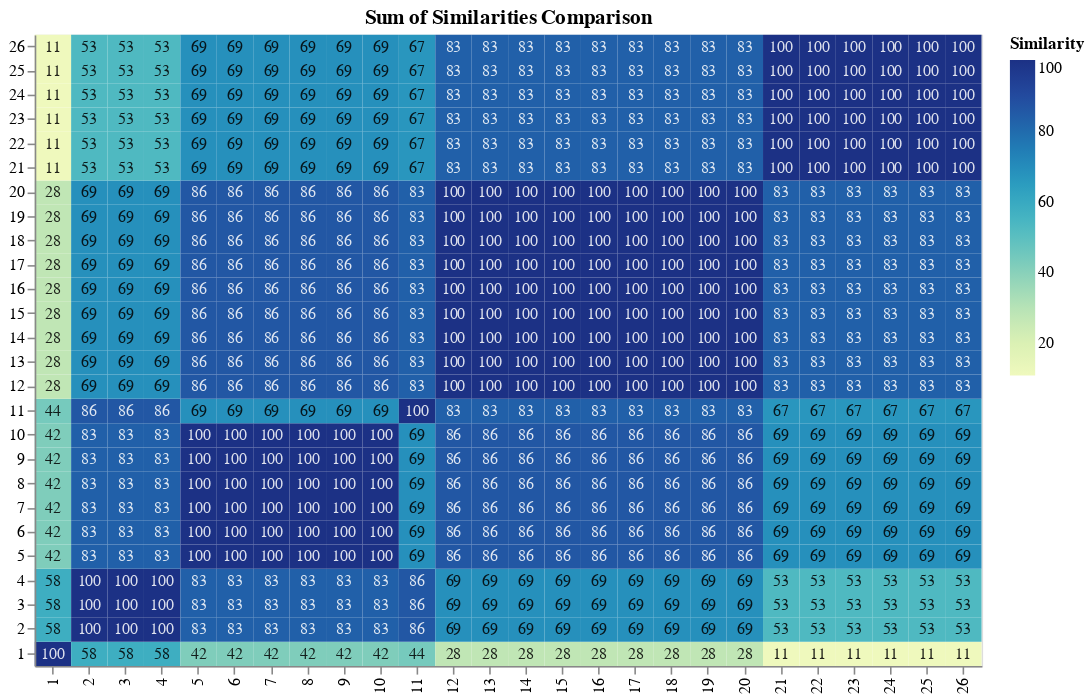

This figure's notebook cell:
### Code cell
dfplot = pd.DataFrame({'x': dfsimilarity["id_a"].ravel(),
                   'y': dfsimilarity["id_b"].ravel(),
                   'Similarity': dfsimilarity["similarity"].ravel()})
#alt.data_transformers.disable_max_rows()
chart = alt.Chart(dfplot).mark_rect().encode(
    x=alt.X('x:O', axis=alt.Axis(title="")),
    y=alt.Y('y:O', axis=alt.Axis(title=""), sort="descending"),
    color='Similarity:Q'
).properties(
    title=["Sum of Similarities Comparison"]
)

text = chart.mark_text(baseline='middle').encode(
    text='Similarity:Q',
    color=alt.condition(
        alt.datum.Similarity < 70,
        alt.value('black'),
        alt.value('white')
    ),
    size=alt.value(10),
    opacity=alt.value(0.85)
)

# Draw the chart
plot = chart.properties(width=CHART_WIDTH, height=CHART_HEIGHT) + text
plot

### Figure 1 — Vega-Lite specification as saved in the notebook (floating-point values rounded to 4 significant figures; data arrays with more than 128 entries replaced by an {"elided": "..."} marker saying what was removed)
{"config": {"view": {"continuousWidth": 400, "continuousHeight": 300}}, "layer": [{"mark": "rect", "encoding": {"color": {"type": "quantitative", "field": "Similarity"}, "x": {"type": "ordinal", "axis": {"title": ""}, "field": "x"}, "y": {"type": "ordinal", "axis": {"title": ""}, "field": "y", "sort": "descending"}}, "height": 400, "title": ["Sum of Similarities Comparison"], "width": 600}, {"mark": {"type": "text", "baseline": "middle"}, "encoding": {"color": {"condition": {"value": "black", "test": "(datum.Similarity < 70)"}, "value": "white"}, "opacity": {"value": 0.85}, "size": {"value": 10}, "text": {"type": "quantitative", "field": "Similarity"}, "x": {"type": "ordinal", "axis": {"title": ""}, "field": "x"}, "y": {"type": "ordinal", "axis": {"title": ""}, "field": "y", "sort": "descending"}}, "title": ["Sum of Similarities Comparison"]}], "data": {"name": "data-05343fdda13754baf3aced86fc4cfe84"}, "$schema": "https://vega.github.io/schema/vega-lite/v4.8.1.json", "datasets": {"data-05343fdda13754baf3aced86fc4cfe84": {"elided": "676 records"}}}
